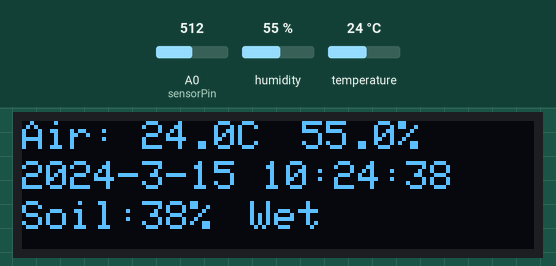
Simulated run of this sketch. Board: Arduino Uno, built with avr-gcc and run on an emulated ATmega328P. Shown: 128×32 one-colour display. Inputs (shaded band) come from the test bench; at power-on: A0 (sensorPin) = 512, humidity 55 %, temperature 24 °C. The display library's start-up logo is not drawn; the local clock reads 2024-03-15 10:24:30 at power-on unless the sketch sets it; what the sketch prints to the serial monitor is not drawn.

Above: at 8.6 s.
8.7 s: A0 (sensorPin) set to 716
At 17.3 s:
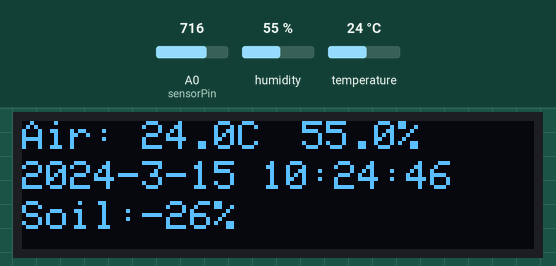
17.6 s: A0 (sensorPin) set to 650
At 24.5 s:
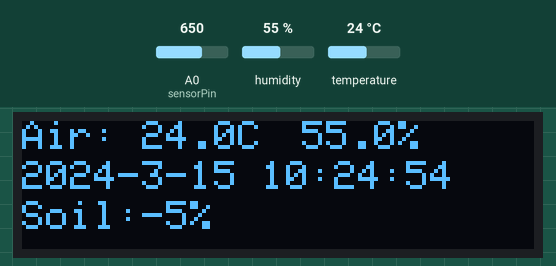
25.8 s: A0 (sensorPin) set to 620
At 32.7 s:
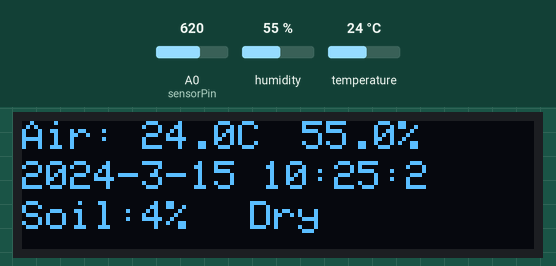
34.0 s: A0 (sensorPin) set to 511
At 40.9 s:
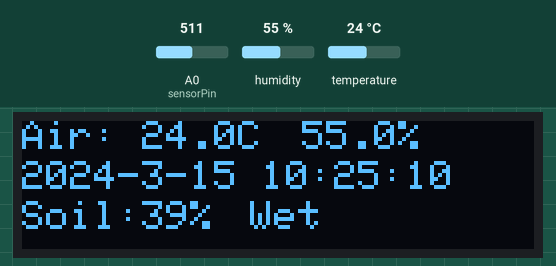
42.2 s: humidity set to 22 %
At 49.1 s:
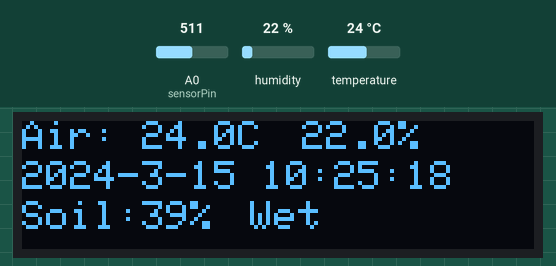
50.4 s: temperature set to 12 °C
At 56.41 s:
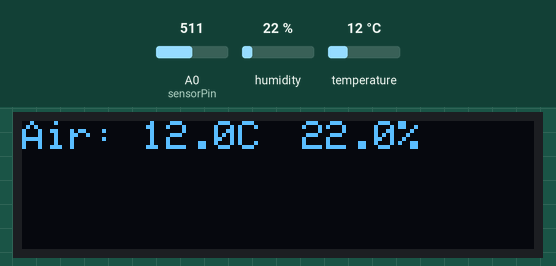
Timing chart, 0 to 57.9 s (numbered marks = the images above; inputs shaded):
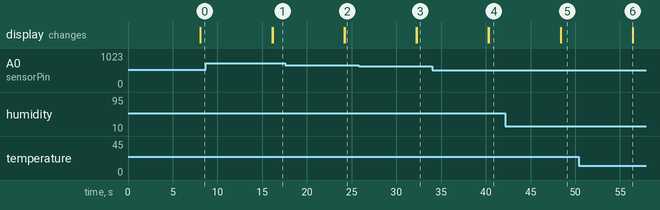

The sketch:

moisture_temperature_oled.ino
```cpp
#include <Wire.h>
#include <Adafruit_SSD1306.h>
#include <DHT.h>
#include <RTClib.h>
// #include <Adafruit_BMP280.h>

#define SCREEN_WIDTH 128 // OLED display width, in pixels
#define SCREEN_HEIGHT 32 // OLED display height, in pixels
#define OLED_RESET     -1 // Reset pin # (or -1 if sharing Arduino reset pin)
#define SCREEN_ADDRESS 0x3C ///< See datasheet for Address; 0x3D for 128x64, 0x3C for 128x32
#define DHTPIN 4  // DHT digital PIN
#define DHTTYPE DHT22 // DHT sensor type DHT11 or DHT22
#define sensorPin A0  // sensor pin for moisture sensor

Adafruit_SSD1306 display(SCREEN_WIDTH, SCREEN_HEIGHT, &Wire, OLED_RESET); // initialize OLED display
DHT dht(DHTPIN, DHTTYPE);  // initialize DHT sensor
RTC_DS3231 rtc;   // DS3231 RTC initialization
// Adafruit_BMP280 bmp; //Initialize BMP180/BMP280 I2C

// buffer for DateTime.tostr
char buf[20];


void setup() {
  Serial.begin(9600);
  dht.begin();
  rtc.begin();
  // unsigned status;
  // status = bmp.begin();  // bmp initialization
  // if(!status)  {
  //   Serial.println(F("Could not find a valid BMP280 sensor, check wiring or "
  //                     "try a different address!"));
  //   Serial.print("SensorID was: 0x"); Serial.println(bmp.sensorID(),16);
  //   while(1);
  // }

  // SSD1306_SWITCHCAPVCC = generate display voltage from 3.3V internally
  if(!display.begin(SSD1306_SWITCHCAPVCC, SCREEN_ADDRESS)) {
    Serial.println(F("SSD1306 allocation failed"));
    for(;;); // Don't proceed, loop forever
  }

  display.display();
  delay(5000); // Pause for 5 seconds

  display.clearDisplay(); // Clear the buffer
  display.setTextColor(SSD1306_WHITE);  // set text color
}

void loop() {
  display.clearDisplay(); // Clear the buffer
  display.setTextSize(1); // set display font size
  display.setCursor(0, 0);

  delay(3000);
  float val[5];

  // temperature sensor
  val[0] = dht.readTemperature();
  val[1] = dht.readHumidity();
  // float fT = dht.readTemperature(true);
  // BMP180/BMP280 in kPa (sensor provides data in Pa)
  // val[2] = bmp.readPressure()/1000;
  // val[3] = bmp.readTemperature();
  // val[4] = bmp.readAltitude(1008.1);

    // display.setCursor(0, 10);
  display.print(F("Air: "));
  if (isnan(val[0]) || isnan(val[1])){
    display.print(F("DHT Failure"));
    Serial.println(F("DHT Failure"));
    display.display();
  }
  else{
    // temperature
    display.print(val[0], 1);
    display.print(F("C"));
    // humidity
    display.setCursor(70, 0);
    display.print(val[1], 1);
    display.print(F("%"));
    display.display();

    Serial.print(val[0], 1);
    Serial.println(F("C "));
    Serial.print(F("Humidity: "));
    Serial.print(val[1], 1);
    Serial.println(F("%"));
  }

  display.setCursor(0, 10);
  display.print(rtc.now().year());
  display.print(F("-"));
  display.print(rtc.now().month());
  display.print(F("-"));
  display.print(rtc.now().day());
  display.print(F(" "));
  display.print(rtc.now().hour());
  display.print(F(":"));
  display.print(rtc.now().minute());
  display.print(F(":"));
  display.print(rtc.now().second());

  Serial.print(rtc.now().year());
  Serial.print(F("-"));
  Serial.print(rtc.now().month());
  Serial.print(F("-"));
  Serial.print(rtc.now().day());
  Serial.print(F("  "));
  Serial.print(rtc.now().hour());
  Serial.print(F(":"));
  Serial.print(rtc.now().minute());
  Serial.print(F(":"));
  Serial.println(rtc.now().second());

  // if (isnan(val[2]) || isnan(val[3]) || isnan(val[4]))  {
  //   display.print(F("BMP Failure"));
  //   Serial.println(F("BMP Failure"));
  //   display.display();
  // }
  // else  {
  //   // pressure
  //   display.print(val[2], 0);
  //   display.print(F("kPa"));
  //   // temperature
  //   display.setCursor(70, 10);
  //   display.print(val[3], 1);
  //   display.display();
  //   // altitude
  //   display.setCursor(90, 10);
  //   display.print(val[4], 1);
  //   display.print(F("m"));
  //   display.display();

  //   Serial.print(F("Pressure: "));
  //   Serial.print(val[2], 1);
  //   Serial.println(F("kPa "));
  //   Serial.print(F("Temperature: "));
  //   Serial.print(val[3], 1);
  //   Serial.print(F("C"));
  //   Serial.print(F("Altitude: "));
  //   Serial.print(val[4], 1);
  //   Serial.println(F("m"));
  // }

  // soil moisture sensor
  int moisture = readSensor();
  display.setCursor(0, 20);
  display.print(F("Soil: "));
  display.setCursor(30, 20);

  // check read failure of Soil moisture sensor
  if (isnan(moisture)){
    display.print(F("SM Err"));
    display.display();

    Serial.println(F("SM Err"));
  }
  float moisture_percent = map(moisture, 634, 321, 0, 100);
  int moisture_level = check_moisture(moisture);
  String moisture_category = return_moisture_category(moisture_level);

  // print moisture levels
  display.print(moisture_percent, 0);
  display.print(F("%"));
  display.setCursor(57, 20);
  display.print(moisture_category);
  display.display();

  Serial.print(F("Soil Moisture: "));
  Serial.print(moisture);
  Serial.print(F(" "));
  Serial.print(moisture_category);
  Serial.print(F(" "));
  Serial.print(moisture_percent, 1);
  Serial.println(F("%"));

  delay(5000);
}

int readSensor() {
  // read analog value from sensor
  int val = analogRead(sensorPin);
  return val;
}

int check_moisture(int sensor_value)  {
  // check and return moisture level category
  int dryValue = 636; // moisture sensor dry value
  int wetValue = 321; // moisture sensor wet value
  int intervals = (dryValue - wetValue)/3;  // intervals very wet, wet, dry

  int moisture_level;

  if(sensor_value >= wetValue && sensor_value < (wetValue + intervals))
  {
    moisture_level = 3;
  }
  else if(sensor_value > (wetValue + intervals) && sensor_value < (dryValue - intervals))
  {
    moisture_level = 2;
  }
  else if(sensor_value <= dryValue && sensor_value > (dryValue - intervals))
  {
    moisture_level = 1;
  }

  return moisture_level;
}

String return_moisture_category(int moisture_level) {
  // return moisture category string based on moisture value
  String moisture_category;

  if(moisture_level == 3)
  {
    moisture_category = "Very Wet";
  }
  else if(moisture_level == 2)
  {
    moisture_category = "Wet";
  }
  else if(moisture_level == 1)
  {
    moisture_category = "Dry";
  }
  return moisture_category;
}
```

Measured:
- the behaviour switches between 637 and 636 on A0 (sensorPin) (found by bisection; images 2 and 3)
- after the input at 8.7 s, the display: first differs from a run without the input after 7.5 s (image 1)
- after the input at 25.8 s, the display: first differs from a run without the input after 6.5 s (image 3)
- after the input at 34.0 s, the display: first differs from a run without the input after 6.3 s (image 4)
